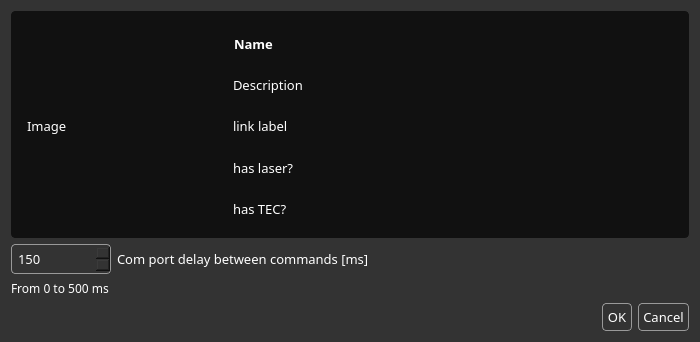
<?xml version="1.0" encoding="UTF-8"?>
<ui version="4.0">
 <class>AboutDeviceDialog</class>
 <widget class="QDialog" name="AboutDeviceDialog">
  <property name="geometry">
   <rect>
    <x>0</x>
    <y>0</y>
    <width>700</width>
    <height>337</height>
   </rect>
  </property>
  <property name="sizePolicy">
   <sizepolicy hsizetype="Maximum" vsizetype="Maximum">
    <horstretch>0</horstretch>
    <verstretch>0</verstretch>
   </sizepolicy>
  </property>
  <property name="windowTitle">
   <string>Device information and options</string>
  </property>
  <property name="styleSheet">
   <string notr="true">QDialog {
	background: rgb(51,51,51);
}
QLabel {
	color: #fff;
}</string>
  </property>
  <property name="modal">
   <bool>true</bool>
  </property>
  <layout class="QVBoxLayout" name="verticalLayout">
   <item>
    <widget class="QGroupBox" name="groupBox">
     <property name="sizePolicy">
      <sizepolicy hsizetype="Preferred" vsizetype="Maximum">
       <horstretch>0</horstretch>
       <verstretch>0</verstretch>
      </sizepolicy>
     </property>
     <property name="font">
      <font>
       <family>Share Tech Mono</family>
       <pointsize>10</pointsize>
      </font>
     </property>
     <property name="styleSheet">
      <string notr="true">border-radius: 4px;
border: 1px solid rgb(17,17,17);
background: rgb(17,17,17);
color: #fff;</string>
     </property>
     <property name="title">
      <string/>
     </property>
     <layout class="QGridLayout" name="gridLayout">
      <item row="0" column="1">
       <widget class="QLabel" name="nameLabel">
        <property name="font">
         <font>
          <family>Share Tech Mono</family>
          <pointsize>10</pointsize>
          <weight>75</weight>
          <bold>true</bold>
         </font>
        </property>
        <property name="text">
         <string>Name</string>
        </property>
       </widget>
      </item>
      <item row="0" column="0" rowspan="5">
       <widget class="QLabel" name="imageLabel">
        <property name="sizePolicy">
         <sizepolicy hsizetype="Maximum" vsizetype="Minimum">
          <horstretch>0</horstretch>
          <verstretch>0</verstretch>
         </sizepolicy>
        </property>
        <property name="minimumSize">
         <size>
          <width>200</width>
          <height>200</height>
         </size>
        </property>
        <property name="maximumSize">
         <size>
          <width>200</width>
          <height>200</height>
         </size>
        </property>
        <property name="font">
         <font>
          <family>Share Tech Mono</family>
          <pointsize>10</pointsize>
         </font>
        </property>
        <property name="text">
         <string>Image</string>
        </property>
       </widget>
      </item>
      <item row="3" column="1">
       <widget class="QLabel" name="hasLaserLabel">
        <property name="font">
         <font>
          <family>Share Tech Mono</family>
          <pointsize>10</pointsize>
         </font>
        </property>
        <property name="text">
         <string>has laser?</string>
        </property>
       </widget>
      </item>
      <item row="1" column="1">
       <widget class="QLabel" name="descriptionLabel">
        <property name="font">
         <font>
          <family>Share Tech Mono</family>
          <pointsize>10</pointsize>
         </font>
        </property>
        <property name="text">
         <string>Description</string>
        </property>
        <property name="scaledContents">
         <bool>false</bool>
        </property>
        <property name="wordWrap">
         <bool>true</bool>
        </property>
       </widget>
      </item>
      <item row="4" column="1">
       <widget class="QLabel" name="hasTECLabel">
        <property name="font">
         <font>
          <family>Share Tech Mono</family>
          <pointsize>10</pointsize>
         </font>
        </property>
        <property name="text">
         <string>has TEC?</string>
        </property>
       </widget>
      </item>
      <item row="2" column="1">
       <widget class="QLabel" name="linkLabel">
        <property name="font">
         <font>
          <family>Share Tech Mono</family>
          <pointsize>10</pointsize>
         </font>
        </property>
        <property name="styleSheet">
         <string notr="true">color: #fff;</string>
        </property>
        <property name="text">
         <string>link label</string>
        </property>
        <property name="openExternalLinks">
         <bool>true</bool>
        </property>
       </widget>
      </item>
     </layout>
    </widget>
   </item>
   <item>
    <layout class="QGridLayout" name="gridLayout_2">
     <item row="0" column="0">
      <widget class="QSpinBox" name="comPortDelaySpinBox">
       <property name="sizePolicy">
        <sizepolicy hsizetype="Minimum" vsizetype="Fixed">
         <horstretch>0</horstretch>
         <verstretch>0</verstretch>
        </sizepolicy>
       </property>
       <property name="maximumSize">
        <size>
         <width>100</width>
         <height>16777215</height>
        </size>
       </property>
       <property name="font">
        <font>
         <family>Share Tech Mono</family>
         <pointsize>10</pointsize>
        </font>
       </property>
       <property name="styleSheet">
        <string notr="true">QSpinBox {
	color: rgb(255, 255, 255);
	background-color: rgb(51, 51, 51);
	border: 1px solid #999999;
	border-radius: 4px;
	padding: 4px;
}</string>
       </property>
       <property name="alignment">
        <set>Qt::AlignLeading|Qt::AlignLeft|Qt::AlignVCenter</set>
       </property>
       <property name="minimum">
        <number>50</number>
       </property>
       <property name="maximum">
        <number>1000</number>
       </property>
       <property name="value">
        <number>150</number>
       </property>
      </widget>
     </item>
     <item row="0" column="1">
      <widget class="QLabel" name="label">
       <property name="sizePolicy">
        <sizepolicy hsizetype="Preferred" vsizetype="Maximum">
         <horstretch>0</horstretch>
         <verstretch>0</verstretch>
        </sizepolicy>
       </property>
       <property name="font">
        <font>
         <family>Share Tech Mono</family>
         <pointsize>10</pointsize>
        </font>
       </property>
       <property name="text">
        <string>Com port delay between commands [ms]</string>
       </property>
      </widget>
     </item>
     <item row="1" column="0" colspan="2">
      <widget class="QLabel" name="comPortDelayLimitsLabel">
       <property name="font">
        <font>
         <family>Share Tech Mono</family>
        </font>
       </property>
       <property name="text">
        <string>From 0 to 500 ms</string>
       </property>
      </widget>
     </item>
    </layout>
   </item>
   <item>
    <layout class="QHBoxLayout" name="horizontalLayout_2">
     <item>
      <spacer name="horizontalSpacer">
       <property name="font">
        <font>
         <family>Share Tech Mono</family>
         <pointsize>10</pointsize>
        </font>
       </property>
       <property name="orientation">
        <enum>Qt::Horizontal</enum>
       </property>
       <property name="sizeHint" stdset="0">
        <size>
         <width>40</width>
         <height>20</height>
        </size>
       </property>
      </spacer>
     </item>
     <item>
      <widget class="QPushButton" name="okButton">
       <property name="font">
        <font>
         <family>Share Tech Mono</family>
         <pointsize>10</pointsize>
        </font>
       </property>
       <property name="styleSheet">
        <string notr="true">QPushButton {
	color: rgb(255, 255, 255);
	background-color: rgb(51, 51, 51);
	border: 1px solid #999999;
	border-radius: 4px;
	padding: 4px;
}</string>
       </property>
       <property name="text">
        <string>OK</string>
       </property>
      </widget>
     </item>
     <item>
      <widget class="QPushButton" name="cancelButton">
       <property name="font">
        <font>
         <family>Share Tech Mono</family>
         <pointsize>10</pointsize>
        </font>
       </property>
       <property name="styleSheet">
        <string notr="true">QPushButton {
	color: rgb(255, 255, 255);
	background-color: rgb(51, 51, 51);
	border: 1px solid #999999;
	border-radius: 4px;
	padding: 4px;
}</string>
       </property>
       <property name="text">
        <string>Cancel</string>
       </property>
      </widget>
     </item>
    </layout>
   </item>
  </layout>
 </widget>
 <resources/>
 <connections/>
</ui>
